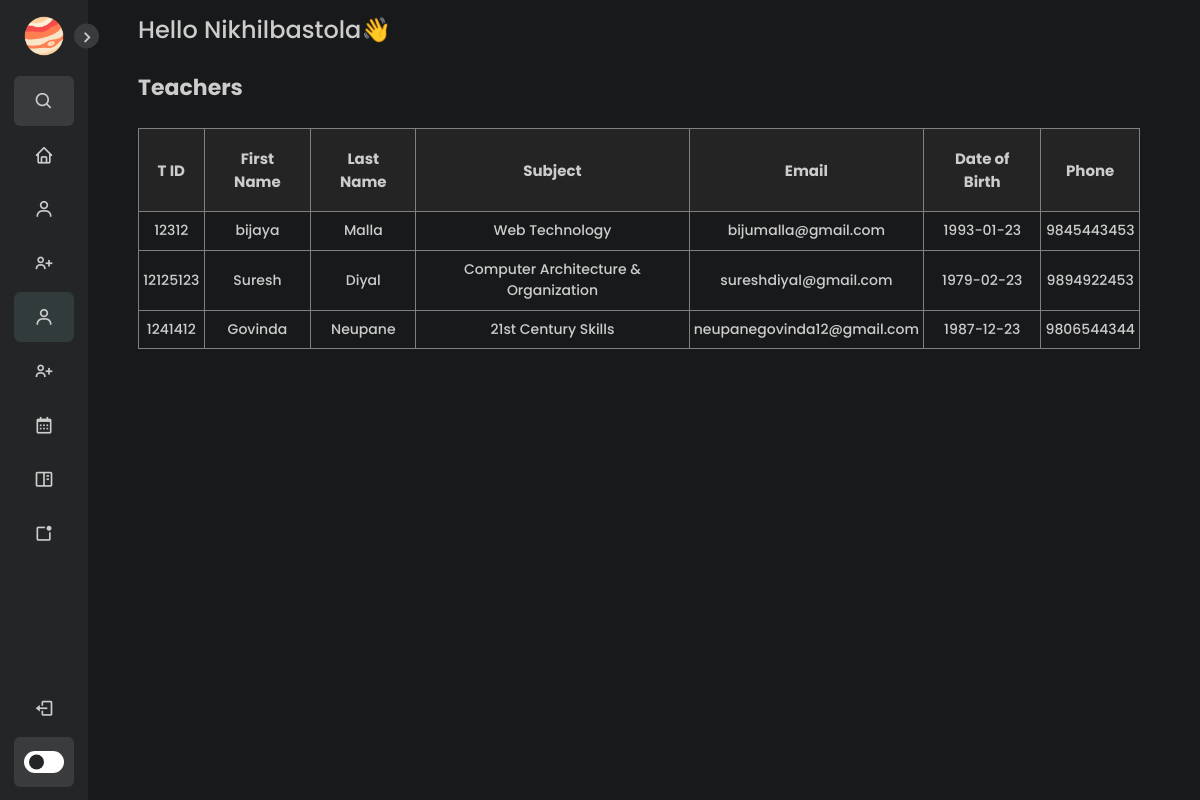
Screenshot of /teacher.php (signed in) with the database file from the repository.
### tables this page shows
CREATE TABLE `teachers` (
  `uid` int(100) NOT NULL,
  `teachersid` int(55) NOT NULL,
  `subject` varchar(155) NOT NULL,
  `fname` varchar(100) NOT NULL,
  `lname` varchar(100) NOT NULL,
  `email` varchar(100) NOT NULL,
  `dob` date NOT NULL,
  `phone` bigint(20) NOT NULL
);

### teacher.php (the view, shortened to what this page needs)
<?php
if (isset($_SESSION['login_user']) && isset($_SESSION['role'])) {
    if ((time() - $_SESSION['last_login_timestamp']) > 12000) {
        header("location:index.php");
    } else {
?>
<!DOCTYPE html>
<html lang="en">
<head>
    <link rel="stylesheet" href="./assets/css/dashboard.css">
    <link href='https://unpkg.com/boxicons@2.1.1/css/boxicons.min.css' rel='stylesheet'>
    <link rel="stylesheet" href="./assets/css/scrollbar.css">
</head>
<body>
    <nav class="sidebar close">
        <header>
            <div class="image-text">
                <span class="image">
                    <img src="./assets/images/planet.png" alt="">
                </span>
            </div>
            <i class='bx bx-chevron-right toggle'></i>
        </header>
        <div class="menu-bar">
            <div class="menu">
                <li class="search-box">
                    <i class='bx bx-search icon'></i>
                </li>
                <ul class="menu-links">
                    <li class="nav-link">
                        <a href="./dashboard.php">
                            <i class='bx bx-home icon' ></i>
                        </a>
                    </li>
                    <li class="nav-link">
                        <a href="./student.php">
                            <i class='bx bx-user icon' ></i>
                        </a>
                    </li>
                    <li class="nav-link">
                        <a href="./add_student.php">
                            <i class='bx bx-user-plus icon' ></i>
                        </a>
                    </li>
                    <li class="nav-link selected">
                        <a href="./teacher.php">
                            <i class='bx bx-user icon'></i>
                        </a>
                    </li>
                    <li class="nav-link">
                        <a href="./add_teacher.php">
                            <i class='bx bx-user-plus icon' ></i>
                        </a>
                    </li>
                    <li class="nav-link">
                        <a href="./schedule.php">
                            <i class='bx bx-calendar icon' ></i>
                        </a>
                    </li>
                    <li class="nav-link">
                        <a href="./assignment.php">
                            <i class='bx bx-book-content icon' ></i>
                        </a>
                    </li>
                    <li class="nav-link">
                        <a href="./add_notice.php">
                            <i class='bx bx-notification icon'></i>
                        </a>
                    </li>
                </ul>
            </div>
            <div class="bottom-content">
                <li class="">
                    <a href="./components/logout.php?Logout">
                        <i class='bx bx-log-out icon' ></i>
                    </a>
                </li>
                <li class="mode">
                    <div class="toggle-switch">
                        <span class="switch"></span>
                    </div>
                </li>
            </div>
        </div>
    </nav>
    <?php
        $conn = new mysqli('localhost', 'root', '', 'sms');
        $sql = "SELECT * FROM teachers";
        $result = $conn->query($sql);
        $teachers = array();
        if ($result->num_rows > 0) {
            while ($row = $result->fetch_assoc()) {
                $teachers[] = $row;
            }
        }
    ?>
    <section class="home">
        <div class="text">Hello <?php echo ucwords($_SESSION['login_user']) ?>👋</div>
        <div class="text">
            <div class="fetched-data">
                <div class="inner-fetched">
                    <h2>Teachers</h2>
                </div>
                <?php if (!empty($teachers)) : ?>
                <div class="inner-fetched-other">
                    <table border="1" class="fetched-table">
                        <tr>
                            <th>T ID</th>
                            <th>First Name</th>
                            <th>Last Name</th>
                            <th>Subject</th>
                            <th>Email</th>
                            <th>Date of Birth</th>
                            <th>Phone</th>
                        </tr>
                        <?php foreach ($teachers as $teacher) : ?>
                            <tr>
                                <td><?php echo $teacher['teachersid']; ?></td>
                                <td><?php echo $teacher['fname']; ?></td>
                                <td><?php echo $teacher['lname']; ?></td>
                                <td><?php echo $teacher['subject']; ?></td>
                                <td><?php echo $teacher['email']; ?></td>
                                <td><?php echo $teacher['dob']; ?></td>
                                <td><?php echo $teacher['phone']; ?></td>
                            </tr>
                        <?php endforeach; ?>
                    </table>
                </div>
                <?php else : ?>
                    <p>No teacher data available.</p>
                <?php endif; ?>
            </div>
        </div>
    </section>
</body>
</html>
<?php
    }
} else {
    header("location:index.php");
}
?>

### assets/css/dashboard.css (style rules this page uses)
* { margin: 0; padding: 0; box-sizing: border-box; font-family: 'Poppins', sans-serif; -webkit-touch-callout: none; -webkit-user-select: none; -khtml-user-select: none; -moz-user-select: none; -ms-user-select: none; user-select: none; }
:root { --body-color: #18191a; --sidebar-color: #242526; --primary-color: #3a3b3c; --primary-color-light: #3a3b3c; --toggle-color: #fff; --text-color: #ccc; --selected-color: #313b3c; --date-color: #cad2c5; --action-color: #8338ec; --tran-03: all 0.2s ease; --tran-03: all 0.3s ease; --tran-04: all 0.3s ease; --tran-05: all 0.3s ease; }
body { min-height: 100vh; background-color: var(--body-color); transition: var(--tran-05); }
.sidebar { position: fixed; top: 0; left: 0; height: 100%; width: 250px; padding: 10px 14px; background: var(--sidebar-color); transition: var(--tran-05); z-index: 100; }
.sidebar.close { width: 88px; }
.sidebar li { height: 50px; list-style: none; display: flex; align-items: center; margin-top: 4px; }
.sidebar header .image, .sidebar .icon { min-width: 60px; border-radius: 6px; }
.sidebar .icon { min-width: 60px; border-radius: 6px; height: 100%; display: flex; align-items: center; justify-content: center; font-size: 20px; }
.sidebar .text, .sidebar .icon { color: var(--text-color); transition: var(--tran-03); }
.selected { background-color: var(--selected-color); border-radius: 7px; }
.sidebar header { position: relative; }
.sidebar header .image-text { display: flex; align-items: center; }
.sidebar header .image { display: flex; align-items: center; justify-content: center; }
.sidebar header .image img { width: 40px; border-radius: 6px; }
.sidebar header .toggle { position: absolute; top: 50%; right: -25px; transform: translateY(-50%) rotate(180deg); height: 25px; width: 25px; background-color: var(--primary-color); color: var(--sidebar-color); border-radius: 50%; display: flex; align-items: center; justify-content: center; font-size: 22px; cursor: pointer; transition: var(--tran-05); }
.toggle { color: #ccc !important; }
.sidebar.close .toggle { transform: translateY(-50%) rotate(0deg); }
.sidebar .menu { margin-top: 10px; }
.sidebar li.search-box { border-radius: 6px; background-color: var(--primary-color-light); cursor: pointer; transition: var(--tran-05); }
.sidebar li a { list-style: none; height: 100%; background-color: transparent; display: flex; align-items: center; height: 100%; width: 100%; border-radius: 6px; text-decoration: none; transition: var(--tran-03); }
.sidebar .menu-bar { height: calc(100% - 55px); display: flex; flex-direction: column; justify-content: space-between; overflow-y: scroll; }
.sidebar .menu-bar .mode { border-radius: 6px; background-color: var(--primary-color-light); position: relative; transition: var(--tran-05); }
.menu-bar .bottom-content .toggle-switch { position: absolute; right: 0; height: 100%; min-width: 60px; display: flex; align-items: center; justify-content: center; border-radius: 6px; cursor: pointer; }
.toggle-switch .switch { position: relative; height: 22px; width: 40px; border-radius: 25px; background-color: var(--toggle-color); transition: var(--tran-05); }
.switch::before { content: ''; position: absolute; height: 15px; width: 15px; border-radius: 50%; top: 50%; left: 5px; transform: translateY(-50%); background-color: var(--sidebar-color); transition: var(--tran-04); }
.home { position: absolute; top: 0; top: 0; left: 250px; height: 100vh; width: calc(100% - 250px); background-color: var(--body-color); transition: var(--tran-05); }
.home .text { font-size: 24px; font-weight: 500; color: var(--text-color); padding: 12px 60px; }
.sidebar.close ~ .home { left: 78px; height: 100vh; width: calc(100% - 78px); }
.inner-fetched > h2 { font-size: 22px; }
.inner-fetched { display: flex; justify-content: space-between; align-items: center; margin-bottom: 1em; }
.fetched-table { border-collapse: collapse; width: 100%; }
.fetched-table th { font-size: 15px; padding: 1.2em .8em; text-align: center; background-color: #cccccc10; }
.fetched-table td { font-size: 14px; text-align: center; padding: .6em .3em; }

### rows the page displays
teachers: teachersid "12312", fname "bijaya", lname "Malla", subject "Web Technology", email "bijumalla@gmail.com", dob "1993-01-23", phone "9845443453"
teachers: teachersid "12125123", fname "Suresh", lname "Diyal", subject "Computer Architecture & Organization", email "sureshdiyal@gmail.com", dob "1979-02-23", phone "9894922453"
teachers: teachersid "1241412", fname "Govinda", lname "Neupane", subject "21st Century Skills", email "neupanegovinda12@gmail.com", dob "1987-12-23", phone "9806544344"

### other values shown
$_SESSION['login_user'] "Nikhilbastola"
